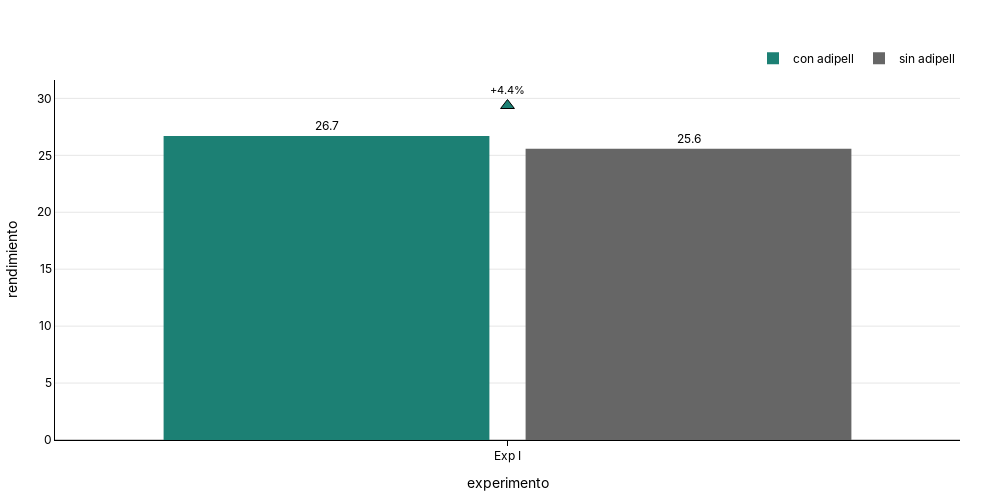

Write notebook code for a chart like this one.
### Code cell
fig_rendimiento =plot_bar(
df=df_honduras_group,
x_col="experimento",
y_col="rendimiento",
group_col="producto",
delta_reference_group='sin adipell',
show_delta=True,
delta_type='pct',
#title="Rendimiento (Ton/H)",
)
fig_rendimiento.show()
s3.save_plotly_html(fig_rendimiento, "rendimiento_honduras.html")

### Figure 1 — Plotly figure (JSON) as saved in the notebook; plotly's stock layout.template omitted (floating-point values rounded to 4 significant figures)
{"data": [{"hovertemplate": "<b>experimento:</b> %{x}<br><b>rendimiento:</b> %{y:.1f}<br><extra></extra>", "marker": {"color": "#1C8074", "line": {"width": 0}}, "name": "con adipell", "text": [26.7], "textposition": "outside", "texttemplate": "%{text:.1f}", "type": "bar", "x": ["Exp I"], "y": [26.7]}, {"hovertemplate": "<b>experimento:</b> %{x}<br><b>rendimiento:</b> %{y:.1f}<br><extra></extra>", "marker": {"color": "#666666", "line": {"width": 0}}, "name": "sin adipell", "text": [25.59], "textposition": "outside", "texttemplate": "%{text:.1f}", "type": "bar", "x": ["Exp I"], "y": [25.59]}, {"hoverinfo": "skip", "marker": {"color": ["#1C8074"], "line": {"color": "black", "width": 1}, "size": 12, "symbol": ["triangle-up"]}, "mode": "markers+text", "showlegend": false, "text": ["+4.4%"], "textfont": {"color": "black", "size": 11}, "textposition": "top center", "type": "scatter", "x": ["Exp I"], "y": [29.38]}], "layout": {"bargap": 0.2, "bargroupgap": 0.1, "barmode": "group", "font": {"color": "black", "family": "Inter, Arial, sans-serif"}, "height": 500, "legend": {"orientation": "h", "title": {"text": ""}, "x": 1, "xanchor": "right", "y": 1.02, "yanchor": "bottom"}, "margin": {"b": 40, "l": 40, "r": 40, "t": 80}, "paper_bgcolor": "rgba(0,0,0,0)", "plot_bgcolor": "rgba(0,0,0,0)", "title": {"text": "<b><b>", "x": 0.5, "xanchor": "center", "y": 0.95, "yanchor": "top"}, "width": 1000, "xaxis": {"linecolor": "black", "linewidth": 1, "showline": true, "tickcolor": "black", "ticks": "outside", "title": {"text": "experimento"}}, "yaxis": {"gridcolor": "rgba(0,0,0,0.1)", "linecolor": "black", "linewidth": 1, "showgrid": true, "showline": true, "title": {"text": "rendimiento"}, "zeroline": true, "zerolinecolor": "rgba(0,0,0,0.2)"}}}
